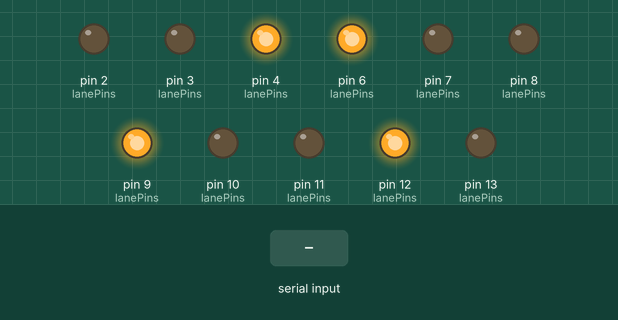
Bench run of a sketch on a simulated Arduino Uno, built with avr-gcc and run on an emulated ATmega328P. On the bench: output pins drawn as LEDs (lit = HIGH). The test bench sets the inputs (shaded band).

Above: at 1.2 s.
1.3 s: "90,45\n" received over Serial
At 2.7 s:
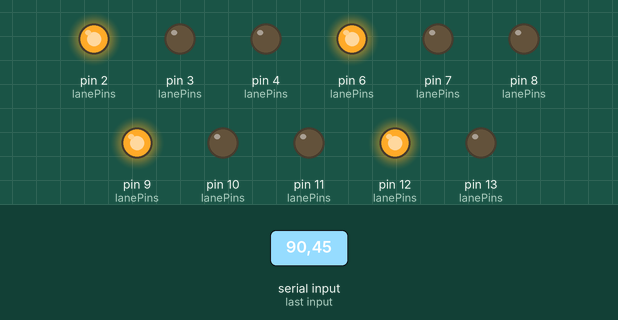
Timing chart, 0 to 4.3 s (numbered marks = the images above; inputs shaded):
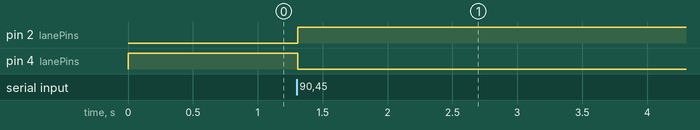

Measured:
- after the input at 1.3 s, pin 2 (lanePins): LOW → HIGH at once; pin 4 (lanePins): HIGH → LOW at once

The sketch:

mega_logic.ino
```cpp
int lanePins[4][3] = {{2,3,4}, {6,7,8}, {9,10,11}, {12,13,44}}; // R, Y, G
int lastGreenLane = 0;

void setup() {
  Serial.begin(9600);
  for(int i=0; i<4; i++) {
    for(int j=0; j<3; j++) pinMode(lanePins[i][j], OUTPUT);
    digitalWrite(lanePins[i][0], HIGH); // All Red
  }
  // Initial Green on Lane 1
  digitalWrite(lanePins[0][0], LOW);
  digitalWrite(lanePins[0][2], HIGH);
}

void loop() {
  if (Serial.available() > 0) {
    int targetLane = Serial.readStringUntil('\n').toInt();

    if(targetLane != lastGreenLane) {
      // 1. Current to Red
      digitalWrite(lanePins[lastGreenLane][2], LOW);
      digitalWrite(lanePins[lastGreenLane][0], HIGH);

      // 2. Target Yellow (0.5s)
      digitalWrite(lanePins[targetLane][0], LOW);
      digitalWrite(lanePins[targetLane][1], HIGH);
      delay(500);
      digitalWrite(lanePins[targetLane][1], LOW);

      // 3. Target Green
      digitalWrite(lanePins[targetLane][2], HIGH);
      lastGreenLane = targetLane;
    }
  }
}
```
